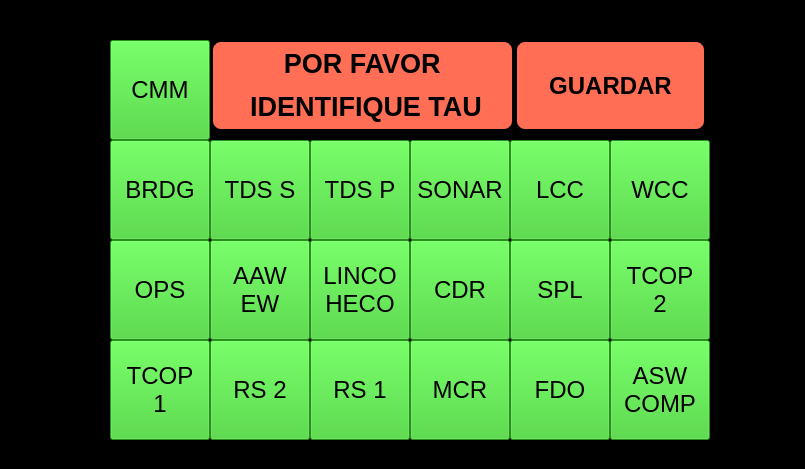
<?xml version="1.0" encoding="UTF-8"?>
<ui version="4.0">
 <class>MainWindow</class>
 <widget class="QMainWindow" name="MainWindow">
  <property name="geometry">
   <rect>
    <x>0</x>
    <y>0</y>
    <width>805</width>
    <height>469</height>
   </rect>
  </property>
  <property name="windowTitle">
   <string>MainWindow</string>
  </property>
  <property name="styleSheet">
   <string notr="true">
QWidget#centralwidget{
	background-color:black;
}

QLabel#label
{
	background-color: rgb(255, 110, 85);
	 border-style: outset;
    border-width: 2px;
    border-radius: 10px;
    border-color: black;

}

QPushButton#init_guardar
{
	background-color: rgb(255, 110, 85);
    border-style: outset;
    border-width: 2px;
    border-radius: 10px;
    border-color: black;
  
}



</string>
  </property>
  <widget class="QWidget" name="centralwidget">
   <property name="contextMenuPolicy">
    <enum>Qt::CustomContextMenu</enum>
   </property>
   <widget class="QPushButton" name="init_tcop1">
    <property name="geometry">
     <rect>
      <x>110</x>
      <y>340</y>
      <width>100</width>
      <height>100</height>
     </rect>
    </property>
    <property name="font">
     <font>
      <pointsize>18</pointsize>
     </font>
    </property>
    <property name="styleSheet">
     <string notr="true">  background-color: rgb(51, 204, 34);
    color: black;
</string>
    </property>
    <property name="text">
     <string>TCOP
1</string>
    </property>
    <property name="checkable">
     <bool>true</bool>
    </property>
    <property name="autoExclusive">
     <bool>true</bool>
    </property>
   </widget>
   <widget class="QPushButton" name="init_rs2">
    <property name="geometry">
     <rect>
      <x>210</x>
      <y>340</y>
      <width>100</width>
      <height>100</height>
     </rect>
    </property>
    <property name="font">
     <font>
      <pointsize>18</pointsize>
     </font>
    </property>
    <property name="styleSheet">
     <string notr="true">  background-color: rgb(51, 204, 34);
    color: black;
</string>
    </property>
    <property name="text">
     <string>RS 2</string>
    </property>
    <property name="checkable">
     <bool>true</bool>
    </property>
    <property name="autoExclusive">
     <bool>true</bool>
    </property>
   </widget>
   <widget class="QPushButton" name="init_rs1">
    <property name="geometry">
     <rect>
      <x>310</x>
      <y>340</y>
      <width>100</width>
      <height>100</height>
     </rect>
    </property>
    <property name="font">
     <font>
      <pointsize>18</pointsize>
     </font>
    </property>
    <property name="styleSheet">
     <string notr="true">  background-color: rgb(51, 204, 34);
    color: black;
</string>
    </property>
    <property name="text">
     <string>RS 1</string>
    </property>
    <property name="checkable">
     <bool>true</bool>
    </property>
    <property name="autoExclusive">
     <bool>true</bool>
    </property>
   </widget>
   <widget class="QPushButton" name="init_mcr">
    <property name="geometry">
     <rect>
      <x>410</x>
      <y>340</y>
      <width>100</width>
      <height>100</height>
     </rect>
    </property>
    <property name="font">
     <font>
      <pointsize>18</pointsize>
     </font>
    </property>
    <property name="styleSheet">
     <string notr="true">  background-color: rgb(51, 204, 34);
    color: black;
</string>
    </property>
    <property name="text">
     <string>MCR</string>
    </property>
    <property name="checkable">
     <bool>true</bool>
    </property>
    <property name="autoExclusive">
     <bool>true</bool>
    </property>
   </widget>
   <widget class="QPushButton" name="init_fdo">
    <property name="geometry">
     <rect>
      <x>510</x>
      <y>340</y>
      <width>100</width>
      <height>100</height>
     </rect>
    </property>
    <property name="font">
     <font>
      <pointsize>18</pointsize>
     </font>
    </property>
    <property name="styleSheet">
     <string notr="true">  background-color: rgb(51, 204, 34);
    color: black;
</string>
    </property>
    <property name="text">
     <string>FDO</string>
    </property>
    <property name="checkable">
     <bool>true</bool>
    </property>
    <property name="autoExclusive">
     <bool>true</bool>
    </property>
   </widget>
   <widget class="QPushButton" name="init_comp">
    <property name="geometry">
     <rect>
      <x>610</x>
      <y>340</y>
      <width>100</width>
      <height>100</height>
     </rect>
    </property>
    <property name="font">
     <font>
      <pointsize>18</pointsize>
     </font>
    </property>
    <property name="styleSheet">
     <string notr="true">  background-color: rgb(51, 204, 34);
    color: black;
</string>
    </property>
    <property name="text">
     <string>ASW
COMP</string>
    </property>
    <property name="checkable">
     <bool>true</bool>
    </property>
    <property name="autoExclusive">
     <bool>true</bool>
    </property>
   </widget>
   <widget class="QPushButton" name="init_ops">
    <property name="geometry">
     <rect>
      <x>110</x>
      <y>240</y>
      <width>100</width>
      <height>100</height>
     </rect>
    </property>
    <property name="font">
     <font>
      <pointsize>18</pointsize>
     </font>
    </property>
    <property name="styleSheet">
     <string notr="true">  background-color: rgb(51, 204, 34);
    color: black;
</string>
    </property>
    <property name="text">
     <string>OPS</string>
    </property>
    <property name="checkable">
     <bool>true</bool>
    </property>
    <property name="autoExclusive">
     <bool>true</bool>
    </property>
   </widget>
   <widget class="QPushButton" name="init_aawew">
    <property name="geometry">
     <rect>
      <x>210</x>
      <y>240</y>
      <width>100</width>
      <height>100</height>
     </rect>
    </property>
    <property name="font">
     <font>
      <pointsize>18</pointsize>
     </font>
    </property>
    <property name="styleSheet">
     <string notr="true">  background-color: rgb(51, 204, 34);
    color: black;
</string>
    </property>
    <property name="text">
     <string>AAW
EW</string>
    </property>
    <property name="checkable">
     <bool>true</bool>
    </property>
    <property name="autoExclusive">
     <bool>true</bool>
    </property>
   </widget>
   <widget class="QPushButton" name="init_linco">
    <property name="geometry">
     <rect>
      <x>310</x>
      <y>240</y>
      <width>100</width>
      <height>100</height>
     </rect>
    </property>
    <property name="font">
     <font>
      <pointsize>18</pointsize>
     </font>
    </property>
    <property name="styleSheet">
     <string notr="true">  background-color: rgb(51, 204, 34);
    color: black;
</string>
    </property>
    <property name="text">
     <string>LINCO
HECO</string>
    </property>
    <property name="checkable">
     <bool>true</bool>
    </property>
    <property name="autoExclusive">
     <bool>true</bool>
    </property>
   </widget>
   <widget class="QPushButton" name="init_cdr">
    <property name="geometry">
     <rect>
      <x>410</x>
      <y>240</y>
      <width>100</width>
      <height>100</height>
     </rect>
    </property>
    <property name="font">
     <font>
      <pointsize>18</pointsize>
     </font>
    </property>
    <property name="styleSheet">
     <string notr="true">  background-color: rgb(51, 204, 34);
    color: black;
</string>
    </property>
    <property name="text">
     <string>CDR</string>
    </property>
    <property name="checkable">
     <bool>true</bool>
    </property>
    <property name="autoExclusive">
     <bool>true</bool>
    </property>
   </widget>
   <widget class="QPushButton" name="init_spl">
    <property name="geometry">
     <rect>
      <x>510</x>
      <y>240</y>
      <width>100</width>
      <height>100</height>
     </rect>
    </property>
    <property name="font">
     <font>
      <pointsize>18</pointsize>
     </font>
    </property>
    <property name="styleSheet">
     <string notr="true">  background-color: rgb(51, 204, 34);
    color: black;
</string>
    </property>
    <property name="text">
     <string>SPL</string>
    </property>
    <property name="checkable">
     <bool>true</bool>
    </property>
    <property name="autoExclusive">
     <bool>true</bool>
    </property>
   </widget>
   <widget class="QPushButton" name="init_tcop2">
    <property name="geometry">
     <rect>
      <x>610</x>
      <y>240</y>
      <width>100</width>
      <height>100</height>
     </rect>
    </property>
    <property name="font">
     <font>
      <pointsize>18</pointsize>
     </font>
    </property>
    <property name="styleSheet">
     <string notr="true">  background-color: rgb(51, 204, 34);
    color: black;
</string>
    </property>
    <property name="text">
     <string>TCOP
2</string>
    </property>
    <property name="checkable">
     <bool>true</bool>
    </property>
    <property name="autoExclusive">
     <bool>true</bool>
    </property>
   </widget>
   <widget class="QPushButton" name="init_brdg">
    <property name="geometry">
     <rect>
      <x>110</x>
      <y>140</y>
      <width>100</width>
      <height>100</height>
     </rect>
    </property>
    <property name="font">
     <font>
      <pointsize>18</pointsize>
     </font>
    </property>
    <property name="styleSheet">
     <string notr="true">  background-color: rgb(51, 204, 34);
    color: black;
</string>
    </property>
    <property name="text">
     <string>BRDG</string>
    </property>
    <property name="checkable">
     <bool>true</bool>
    </property>
    <property name="autoExclusive">
     <bool>true</bool>
    </property>
    <property name="flat">
     <bool>false</bool>
    </property>
   </widget>
   <widget class="QPushButton" name="init_tdss">
    <property name="geometry">
     <rect>
      <x>210</x>
      <y>140</y>
      <width>100</width>
      <height>100</height>
     </rect>
    </property>
    <property name="font">
     <font>
      <pointsize>18</pointsize>
     </font>
    </property>
    <property name="styleSheet">
     <string notr="true">  background-color: rgb(51, 204, 34);
    color: black;
</string>
    </property>
    <property name="text">
     <string>TDS S</string>
    </property>
    <property name="checkable">
     <bool>true</bool>
    </property>
    <property name="autoExclusive">
     <bool>true</bool>
    </property>
   </widget>
   <widget class="QPushButton" name="init_tdsp">
    <property name="geometry">
     <rect>
      <x>310</x>
      <y>140</y>
      <width>100</width>
      <height>100</height>
     </rect>
    </property>
    <property name="font">
     <font>
      <pointsize>18</pointsize>
     </font>
    </property>
    <property name="styleSheet">
     <string notr="true">  background-color: rgb(51, 204, 34);
    color: black;
</string>
    </property>
    <property name="text">
     <string>TDS P</string>
    </property>
    <property name="checkable">
     <bool>true</bool>
    </property>
    <property name="autoExclusive">
     <bool>true</bool>
    </property>
   </widget>
   <widget class="QPushButton" name="init_sonar">
    <property name="geometry">
     <rect>
      <x>410</x>
      <y>140</y>
      <width>100</width>
      <height>100</height>
     </rect>
    </property>
    <property name="font">
     <font>
      <pointsize>18</pointsize>
     </font>
    </property>
    <property name="styleSheet">
     <string notr="true">  background-color: rgb(51, 204, 34);
    color: black;
</string>
    </property>
    <property name="text">
     <string>SONAR</string>
    </property>
    <property name="checkable">
     <bool>true</bool>
    </property>
    <property name="autoExclusive">
     <bool>true</bool>
    </property>
   </widget>
   <widget class="QPushButton" name="init_lcc">
    <property name="geometry">
     <rect>
      <x>510</x>
      <y>140</y>
      <width>100</width>
      <height>100</height>
     </rect>
    </property>
    <property name="font">
     <font>
      <pointsize>18</pointsize>
     </font>
    </property>
    <property name="styleSheet">
     <string notr="true">  background-color: rgb(51, 204, 34);
    color: black;
</string>
    </property>
    <property name="text">
     <string>LCC</string>
    </property>
    <property name="checkable">
     <bool>true</bool>
    </property>
    <property name="autoExclusive">
     <bool>true</bool>
    </property>
   </widget>
   <widget class="QPushButton" name="init_wcc">
    <property name="geometry">
     <rect>
      <x>610</x>
      <y>140</y>
      <width>100</width>
      <height>100</height>
     </rect>
    </property>
    <property name="font">
     <font>
      <pointsize>18</pointsize>
     </font>
    </property>
    <property name="styleSheet">
     <string notr="true">  background-color: rgb(51, 204, 34);
    color: black;
</string>
    </property>
    <property name="text">
     <string>WCC</string>
    </property>
    <property name="checkable">
     <bool>true</bool>
    </property>
    <property name="autoExclusive">
     <bool>true</bool>
    </property>
    <property name="flat">
     <bool>false</bool>
    </property>
   </widget>
   <widget class="QLabel" name="label">
    <property name="geometry">
     <rect>
      <x>211</x>
      <y>40</y>
      <width>303</width>
      <height>91</height>
     </rect>
    </property>
    <property name="font">
     <font>
      <pointsize>20</pointsize>
      <weight>75</weight>
      <bold>true</bold>
     </font>
    </property>
    <property name="autoFillBackground">
     <bool>false</bool>
    </property>
    <property name="text">
     <string>&lt;html&gt;&lt;head/&gt;&lt;body&gt;&lt;p align=&quot;center&quot;&gt;&lt;span style=&quot; font-size:20pt;&quot;&gt;POR FAVOR &lt;/span&gt;&lt;/p&gt;&lt;p align=&quot;center&quot;&gt;&lt;span style=&quot; font-size:20pt;&quot;&gt;IDENTIFIQUE TAU&lt;/span&gt;&lt;/p&gt;&lt;/body&gt;&lt;/html&gt;</string>
    </property>
   </widget>
   <widget class="QPushButton" name="init_guardar">
    <property name="geometry">
     <rect>
      <x>515</x>
      <y>40</y>
      <width>191</width>
      <height>91</height>
     </rect>
    </property>
    <property name="font">
     <font>
      <pointsize>18</pointsize>
      <weight>75</weight>
      <italic>false</italic>
      <bold>true</bold>
     </font>
    </property>
    <property name="styleSheet">
     <string notr="true"/>
    </property>
    <property name="text">
     <string>GUARDAR</string>
    </property>
   </widget>
   <widget class="QPushButton" name="init_cmm">
    <property name="geometry">
     <rect>
      <x>110</x>
      <y>40</y>
      <width>100</width>
      <height>100</height>
     </rect>
    </property>
    <property name="font">
     <font>
      <pointsize>18</pointsize>
     </font>
    </property>
    <property name="styleSheet">
     <string notr="true">  background-color: rgb(51, 204, 34);
    color: black;
</string>
    </property>
    <property name="text">
     <string>CMM</string>
    </property>
    <property name="checkable">
     <bool>true</bool>
    </property>
    <property name="autoExclusive">
     <bool>true</bool>
    </property>
    <property name="flat">
     <bool>false</bool>
    </property>
   </widget>
  </widget>
 </widget>
 <resources/>
 <connections/>
</ui>
